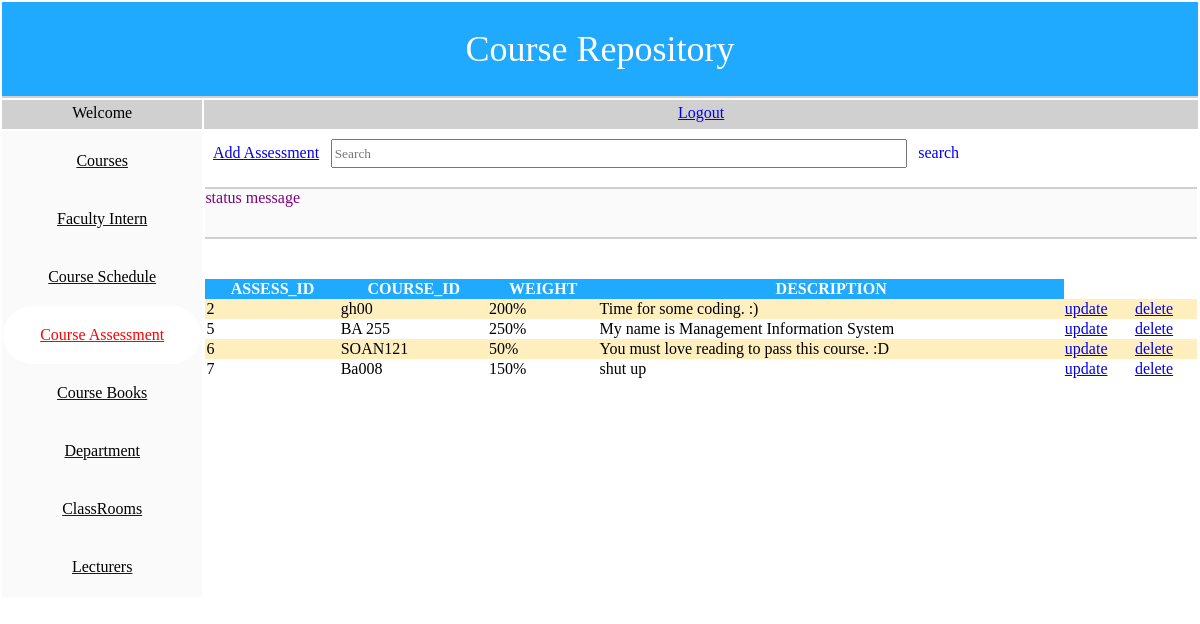
The app's page /displayassess.php with its own data.
### tables this page shows
CREATE TABLE IF NOT EXISTS `assessment` (
`Assess_id` int(100) NOT NULL,
  `Course_id` varchar(100) NOT NULL,
  `Weight` varchar(1000) NOT NULL,
  `Description` longtext NOT NULL
);

### assessment.php (called while the page is built, shortened)
<?php
include_once ("adb.php");
class assessment extends adb
{
	function view_all()
	{
		$str_query="select * from assessment";
		if(!$this->query($str_query)) {
			return false;
		}
		return $this->fetch();
	}
}
?>

### adb.php (called while the page is built, shortened)
<?php
class adb {
    var $link;
    var $result;
    function connect() {
        $this->link = mysql_connect(DB_HOST , DB_USER, DB_PWORD);
        return true;
    }
    function fetch() {
        return mysql_fetch_assoc($this->result);
    }
    function query($str_sql) {
        $this->result = mysql_query($str_sql,$this->link);
        return true;
    }
}
?>

### displayassess.php (the view, shortened to what this page needs)
<?php
	$username = $_SESSION['user'];
?>
<html>
	<head>
		<link rel="stylesheet" href="css/style.css">
	</head>
	<body>
		<table id= "tableBody" width="100%">
			<tr>
				<td colspan="2" id="pageheader">
					Course Repository
				</td>
			</tr>
					<tr>
                <td id = "pageheaderI"><?php echo "Welcome $username";?></td>
				<td id = "pageheaderI"><a href = "logout.php">Logout</a></td>
            </tr>
			<tr>
				<td id="mainnav">
				    <a href='viewcourse.php' ><div class="menuitem">
                    Courses
                    </div></a>
					<a href='assistantview.php'>  <div class="menuitem"  >
                    Faculty Intern
                    </div></a>
					 <a href='manageschedule.php' ><div class="menuitem">
                    Course Schedule
                    </div></a>
					<div class="menuitem" style = "background-color: ffffff; border-radius: 1000px;" >
					<a href='displayassess.php'  style = "color:red">
                    Course Assessment</a>
                    </div>
					<a href='books2.php'><div class="menuitem">
                    Course Books
                    </div></a>
					 <a href='department1.php'><div class="menuitem">
                   Department
                    </div></a>
                     <a href='display.php'><div class="menuitem">
                   ClassRooms
                    </div></a>
                    <a href='viewlecturers.php'><div class="menuitem">
                    Lecturers
                    </div></a>
                    </td>
				<td id="content">
					<div id="divPageMenu">
						<span class="menuitem" ><a href='addassessment.php'>Add Assessment</a></span>
						<input type="text" id="txtSearch" placeholder = "Search"/>
						<span class="menuitem">search</span>
					</div>
					<div id="divStatus" class="status">
						status message
					</div>
					<div id="divContent">
		<?php
			include("assessment.php");
			echo"<br>";
			echo"<table id= tableExample class=reportTable width=100%>";
			echo"<tr class=header>
				<th><b>Assess_id</b></th>
				<th><b>Course_id</b></th>
				<th><b>Weight</b></th>
				<th><b>Description</b></th></tr><br>";
			$obj = new assessment();
			$row=$obj->view_all();
			$i=0;
			while($row){
				if($i%2==0){
					echo"<tr class=row1>
						<td>{$row['Assess_id']}</td>
						<td>{$row['Course_id']}</td>
						<td>{$row['Weight']}</td>
						<td>{$row['Description']}</td>
						<td><a href='updateassessment.php?id={$row['Assess_id']}'/>update</td>
						<td><a href='deleteassessment.php?id={$row['Assess_id']}'/>delete</td></tr>";
				}
				else{
					echo"<tr class=row2>
						<td>{$row['Assess_id']}</td>
						<td>{$row['Course_id']}</td>
						<td>{$row['Weight']}</td>
						<td>{$row['Description']}</td>
						<td><a href='updateassessment.php?id={$row['Assess_id']}'/>update</td>
						<td><a href='deleteassessment.php?id={$row['Assess_id']}'/>delete</td></tr>";
				}
				$i++;
				$row = $obj->fetch();
			}
			echo"</table><br><br>";
		?>
	</head>
</html>

### css/style.css (style rules this page uses)
body { margin: 0px; }
.status { background-color:#fafafa; color: purple; border-bottom: solid 2px #d0d0d0; font-weight: solid; }
#mainnav .menuitem { color:black; cursor:hand; padding: 20px; }
#divPageMenu .menuitem { color:blue; cursor:hand; padding: 0.2cm; }
#pageheader { height: 1in; background-color: 1faaff; font-size: 36px; color: ffffff; text-align: center; border-bottom: solid 2px #d0d0d0; }
#pageheaderI { height: 0.3in; background-color: #d0d0d0; font-size: 16px; color: 000000; text-align: center; border-bottom: solid 2px #d0d0d0; }
#mainnav { text-align: center; width:2in; vertical-align:top; background-color:#fafafa; }
#content { width:10in; vertical-align:top; background-color:#ffffff; }
#divPageMenu { height:0.5in; border-bottom: solid 2px #d0d0d0; padding-top: 0.2cm; }
#divStatus { height:0.5in; }
.reportTable { border:1px; border-collapse:collapse; }
.reportTable .header { background-color: #1faaff; text-transform: uppercase; color: White; }
.reportTable .row1 { background-color: #FFEFBF; }
.reportTable .row2 { background-color:White; }
#txtSearch { height: 0.3in; width: 6in; font-family: cursive; }
#divContent { padding-top: 0.1cm; background-color:white; }

### records on screen
assessment: Assess_id "2", Course "gh00", Weight "200%", Description "Time for some coding. :)"
assessment: Assess_id "5", Course "BA 255", Weight "250%", Description "My name is Management Information System"
assessment: Assess_id "6", Course "SOAN121", Weight "50%", Description "You must love reading to pass this course. :D"
assessment: Assess_id "7", Course "Ba008", Weight "150%", Description "shut up"
